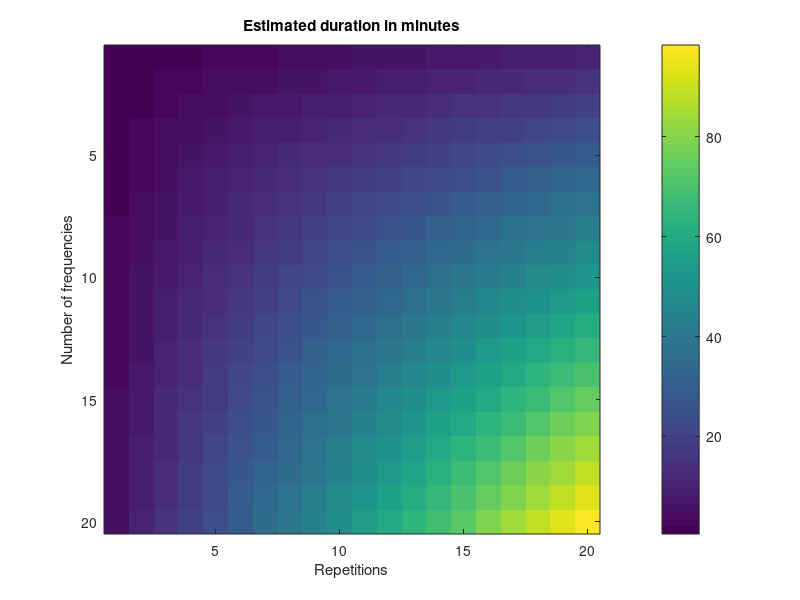
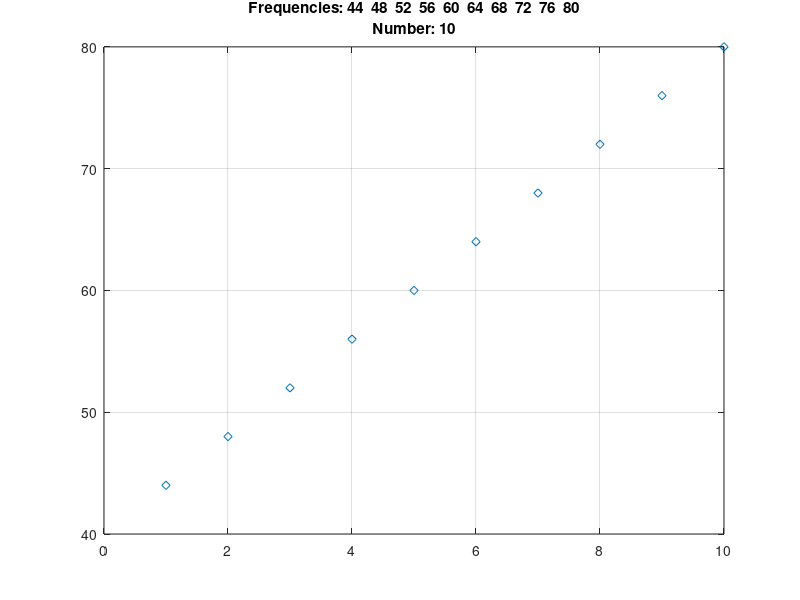

Source code (MATLAB) for these figures, in order:
% Duration of the experiment depending on the number of frequencies and
% repetitions
duration=zeros(20,20)
for num_freqs = 1:20
  for num_repetitions  = 1:20
    pause_before_pic = 2; % [s]
    pause_during_pic = 10; % [s]
    estimated_time_to_answer = 2; %[s]
    estimated_time_between_runs = 15; %[s]
    duration(num_freqs,num_repetitions) = (num_repetitions * estimated_time_between_runs) + num_repetitions * num_freqs * (pause_before_pic + pause_during_pic + 2);
  end
end
figure, imagesc(duration./60),colorbar
xlabel('Repetitions'),ylabel('Number of frequencies')
title('Estimated duration in minutes')


% Frequencies
freqs=44:4:80;
figure,plot(freqs,'d'),grid on
title({['Frequencies: ' num2str(freqs)]; ['Number: ' num2str(numel(freqs))]})